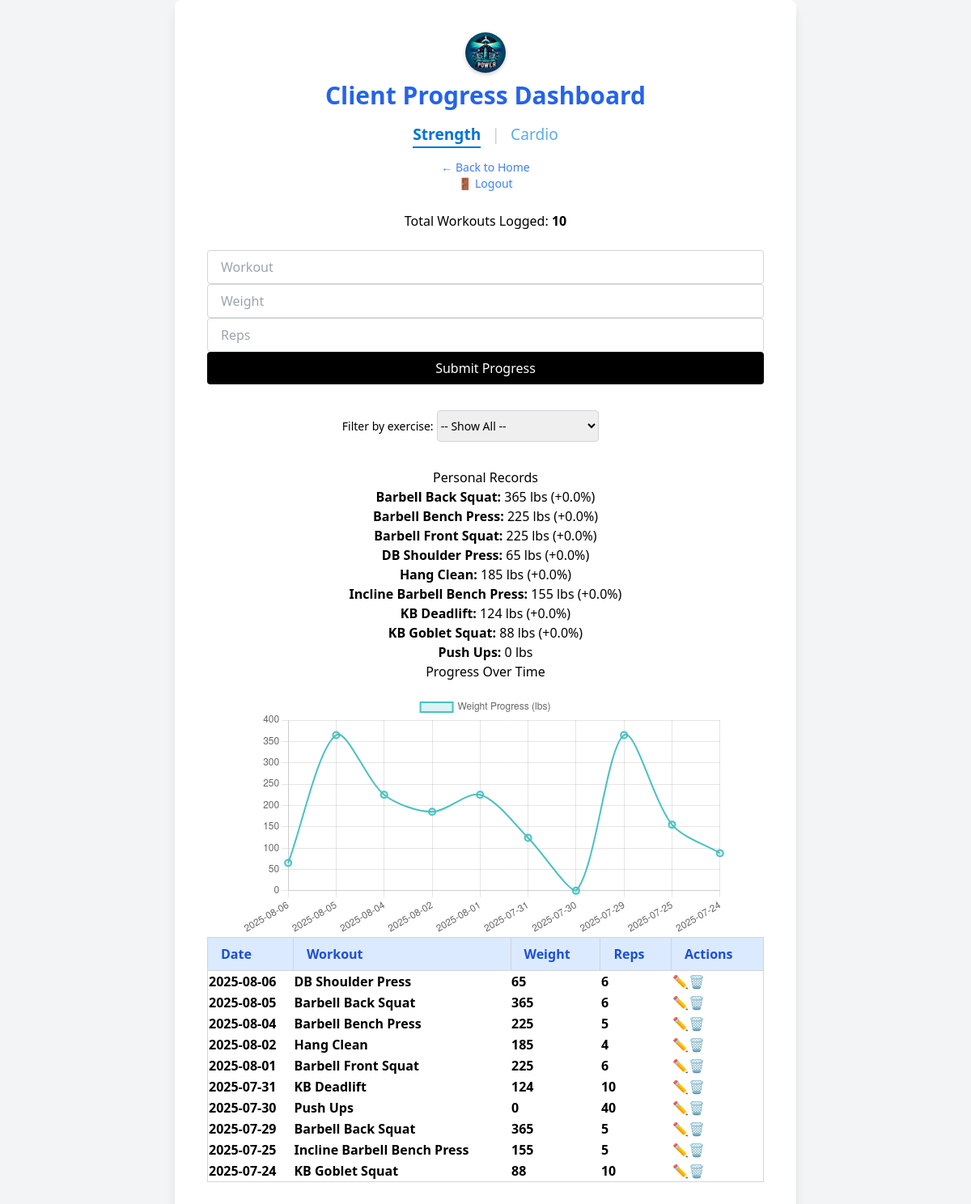
/progress (signed in), run on an earlier commit of the app's database.
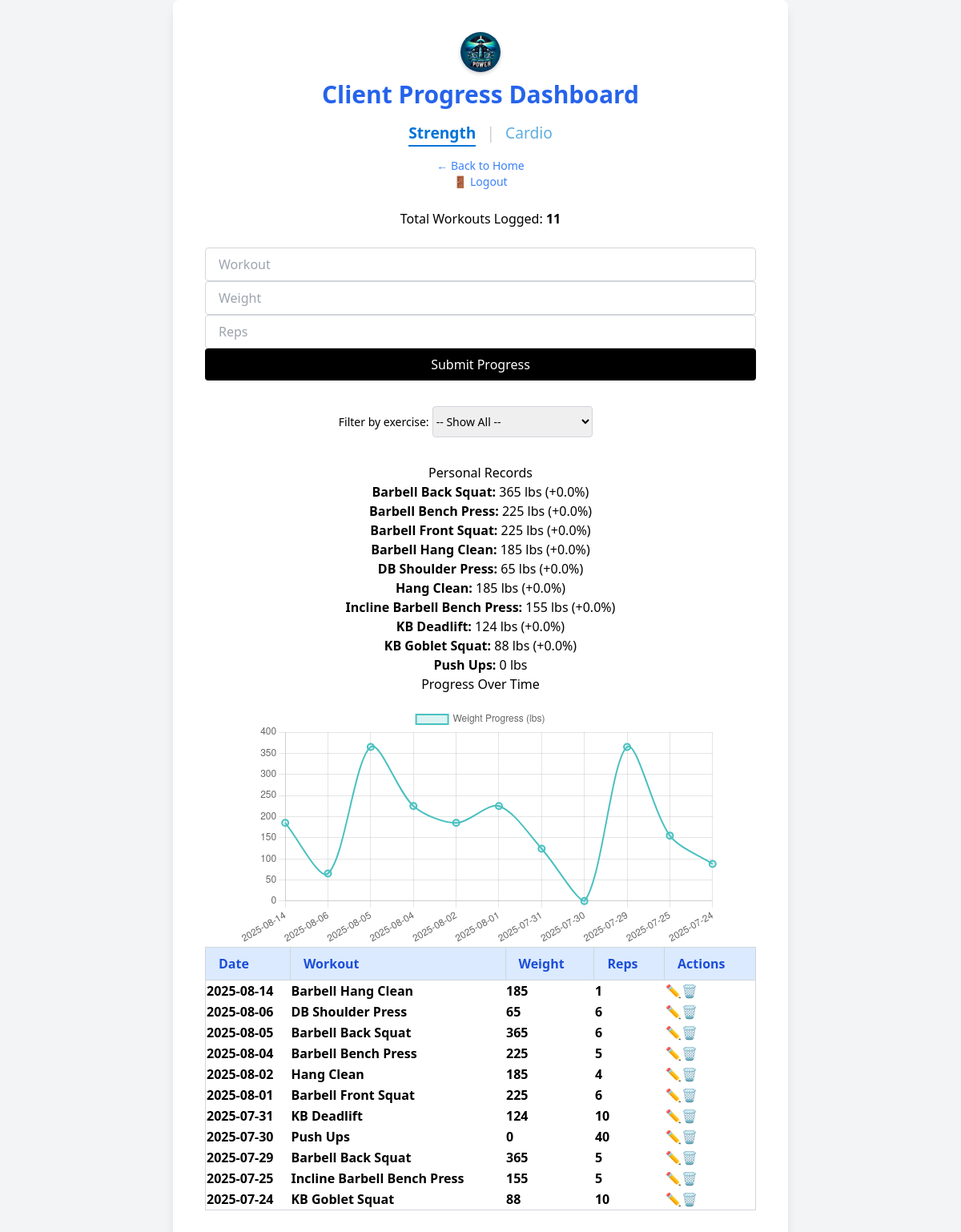
And on a later commit of the database.
### app.py (models this page shows)
class Progress(db.Model):
    id = db.Column(db.Integer, primary_key=True)
    date = db.Column(db.String(10))
    exercise = db.Column(db.String(100))
    weight = db.Column(db.Integer)
    reps = db.Column(db.Integer)
    user_id = db.Column(db.Integer, db.ForeignKey('user.id'), nullable=False)

### app.py (the view, shortened to what this page needs)
@app.route('/progress', methods=['GET', 'POST'])
@login_required
def progress():
    selected_exercise = request.args.get('exercise')
    if selected_exercise:
        progress_data = Progress.query.filter_by(
            exercise=selected_exercise, user_id=current_user.id
        ).order_by(Progress.date.desc()).all()
    else:
        progress_data = Progress.query.filter_by(
            user_id=current_user.id
        ).order_by(Progress.date.desc()).all()
    workout_count = len(progress_data)
    all_exercises = db.session.query(Progress.exercise).filter_by(
        user_id=current_user.id
    ).distinct().all()
    all_exercises = [e[0] for e in all_exercises]
    pr_data = db.session.query(
        Progress.exercise,
        func.max(Progress.weight)
    ).filter_by(user_id=current_user.id).group_by(Progress.exercise).all()
    pr_dict = {exercise: max_weight for exercise, max_weight in pr_data}
    percent_changes = {}
    for exercise in all_exercises:
        first_entry = Progress.query.filter_by(user_id=current_user.id, exercise=exercise).order_by(Progress.date.asc()).first()
        if first_entry and pr_dict.get(exercise):
            start_weight = first_entry.weight
            pr_weight = pr_dict[exercise]
            if start_weight > 0:
                percent_changes[exercise] = round(((pr_weight - start_weight) / start_weight) * 100, 1)
    last_workout_date = None
    show_warning = False
    if progress_data:
        last_workout_date = progress_data[0].date
        try:
            last_date_obj = datetime.strptime(last_workout_date, "%Y-%m-%d")
            if datetime.now() - last_date_obj > timedelta(days=7):
                show_warning = True
        except:
            pass
    return render_template('progress.html',
                           progress_data=progress_data,
                           all_exercises=all_exercises,
                           selected_exercise=selected_exercise,
                           pr_data=pr_data,
                           pr_dict=pr_dict,
                           workout_count=workout_count,
                           last_workout_date=last_workout_date,
                           show_warning=show_warning,
                           percent_changes=percent_changes)

### app.py (called while the page is built)
@login_manager.user_loader
def load_user(user_id):
    return User.query.get(int(user_id))

### templates/progress.html (shortened to what this page needs)
<!DOCTYPE html>
<html>
<head>
  <link href="/static/css/output.css" rel="stylesheet">
</head>
<body class="bg-gray-100 min-h-screen flex items-center justify-center">
  <div class="bg-white p-10 rounded-lg shadow-lg w-full max-w-3xl">
    <div class="text-center mb-6">
  <img src="{{ url_for('static', filename='images/portofpower_logo.webp') }}"
       alt="Port of Power Logo"
       style="width:50px;height:50px;border-radius:50%;box-shadow:0 2px 5px rgba(0,0,0,0.2);margin-bottom:10px;display:block;margin-left:auto;margin-right:auto;">
  <h1 class="text-3xl font-bold text-blue-600 mb-4">Client Progress Dashboard</h1>
<div class="text-center mb-4" style="font-size:1.2rem;">
  <span style="color:#0074D9;font-weight:bold;border-bottom:2px solid #0074D9;padding-bottom:2px;">Strength</span>
  <span style="color:#ccc;margin:0 8px;">|</span>
  <a href="{{ url_for('cardio') }}" style="color:#5dade2;text-decoration:none;">Cardio</a>
</div>
  <a href="{{ url_for('index') }}"
     class="block mb-3 text-blue-500 hover:underline text-sm">← Back to Home</a>
<a href="{{ url_for('logout') }}"
   class="block mt-2 text-blue-500 hover:underline text-sm text-center">
   🚪 Logout
</a>
</div>
    <p class="text-center text-gray-600 mb-6">
      Total Workouts Logged: <strong>{{ workout_count }}</strong>
    </p>
    <form method="POST" action="/progress" class="mb-8 max-w-md mx-auto space-y-4">
      <input type="text" name="exercise" placeholder="Workout"
             class="w-full border border-gray-300 rounded px-4 py-2 focus:outline-none focus:ring-2 focus:ring-blue-400" required>
      <input type="number" name="weight" placeholder="Weight"
             class="w-full border border-gray-300 rounded px-4 py-2 focus:outline-none focus:ring-2 focus:ring-blue-400" required>
      <input type="number" name="reps" placeholder="Reps"
             class="w-full border border-gray-300 rounded px-4 py-2 focus:outline-none focus:ring-2 focus:ring-blue-400" required>
      <button type="submit"
              class="bg-black text-white px-4 py-2 rounded hover:bg-gray-800 transition duration-200 w-full">
        Submit Progress
      </button>
    </form>
    <form method="GET" action="/progress" class="mb-8 text-center">
      <label for="exercise" class="mr-2 text-sm font-medium">Filter by exercise:</label>
      <select name="exercise" id="exercise"
              class="px-3 py-2 border border-gray-300 rounded text-sm">
        <option value="">-- Show All --</option>
      </select>
      <button type="submit" class="ml-2 px-3 py-2 bg-blue-500 text-white rounded text-sm hover:bg-blue-600">Filter</button>
    </form>
    <h2 class="text-xl font-semibold mb-2 text-center">Personal Records</h2>
<ul class="text-center mb-10">
  {% for exercise, weight in pr_data %}
    <li class="text-gray-700">
      <strong>{{ exercise }}:</strong> {{ weight }} lbs
      {% if percent_changes.get(exercise) is not none %}
        <span class="text-green-600">(+{{ percent_changes[exercise] }}%)</span>
      {% endif %}
    </li>
  {% endfor %}
</ul>
    <h2 class="text-xl font-semibold mb-4 text-center">Progress Over Time</h2>
    <div class="mb-10" style="max-width:600px;margin:0 auto;">
      <canvas id="progressChart"></canvas>
    </div>
    <div class="overflow-x-auto mt-10">
      <table class="table-auto w-full text-left border-collapse border border-gray-300">
        <thead class="bg-blue-100 text-blue-700">
          <tr>
            <th class="px-4 py-2 border border-gray-300">Date</th>
            <th class="px-4 py-2 border border-gray-300">Workout</th>
            <th class="px-4 py-2 border border-gray-300">Weight</th>
            <th class="px-4 py-2 border border-gray-300">Reps</th>
            <th class="px-4 py-2 border border-gray-300">Actions</th>
          </tr>
        </thead>
        <tbody>
          {% for entry in progress_data %}
            <tr class="{% if pr_dict.get(entry.exercise) == entry.weight %}bg-yellow-100 font-bold{% endif %}">
              <td>{{ entry.date }}</td>
              <td>{{ entry.exercise }}</td>
              <td>{{ entry.weight }}</td>
              <td>{{ entry.reps }}</td>
              <td>
                <div class="flex space-x-2">
                  <a href="{{ url_for('edit_entry', entry_id=entry.id) }}" class="text-blue-500 hover:text-blue-700">✏️</a>
                  <form method="POST" action="{{ url_for('delete_entry', entry_id=entry.id) }}" style="display:inline;" onsubmit="return confirmDelete();">
                    <button type="submit" aria-label="Delete Entry" class="text-red-500 hover:text-red-700">🗑</button>
                  </form>
                </div>
              </td>
            </tr>
          {% endfor %}
        </tbody>
      </table>
    </div>
  </div>
  <script>
    document.addEventListener("DOMContentLoaded", function() {
      const chartCanvas = document.getElementById('progressChart');
      if (!chartCanvas) return;
      const labels = [];
      const weights = [];
      {% for entry in progress_data %}
        labels.push("{{ entry.date }}");
        weights.push({{ entry.weight }});
      {% endfor %}
      if (labels.length === 0) return;
      new Chart(chartCanvas.getContext('2d'), {
        type: 'line',
        data: {
          labels: labels,
          datasets: [{
            label: 'Weight Progress (lbs)',
            data: weights,
            borderColor: 'rgba(75, 192, 192, 1)',
            backgroundColor: 'rgba(75, 192, 192, 0.2)',
            borderWidth: 2,
            tension: 0.3,
            pointRadius: 4
          }]
        },
        options: {
          responsive: true,
          maintainAspectRatio: true,
          plugins: { legend: { display: true } },
          scales: {
            x: { ticks: { maxRotation: 45, minRotation: 30, autoSkip: true } },
            y: { beginAtZero: false }
          }
        }
      });
    });
  </script>
</body>
</html>

What changed in the data, as far as the page shows it:
added Progress: exercise "Barbell Hang Clean", weight "185", percent_changes "0.0", date "2025-08-14", reps "1"
Also different on the page:
{{ workout_count }}: "10" → "11"
chart data {{ entry.date }}: 2025-08-06, 2025-08-05, 2025-08-04, 2025-08-02, 2025-08-01, 2025-07-31, 2025-07-30, 2025-07-29, 2025-07-25, 2025-07-24 → 2025-08-14, 2025-08-06, 2025-08-05, 2025-08-04, 2025-08-02, 2025-08-01, 2025-07-31, 2025-07-30, 2025-07-29, 2025-07-25, 2025-07-24
chart data {{ entry.weight }}: 65, 365, 225, 185, 225, 124, 0, 365, 155, 88 → 185, 65, 365, 225, 185, 225, 124, 0, 365, 155, 88
